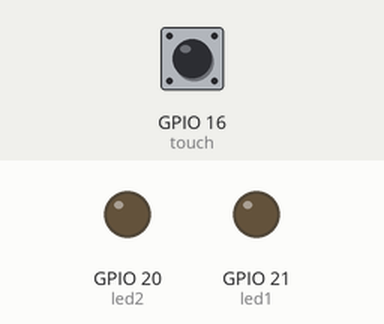
A program run on a simulated Raspberry Pi (BCM pin numbers). Parts: output pins drawn as LEDs (lit = HIGH). The test bench sets the inputs (shaded band); at power-on: GPIO 16 (touch) LOW.

Above: at 1.2 s.
1.3 s: GPIO 16 (touch) pulled HIGH for 0.15 s
At 3.1 s:
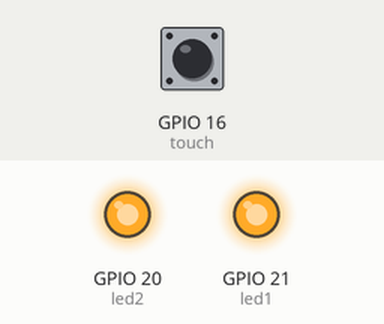
4.4 s: GPIO 16 (touch) pulled HIGH for 1 s
At 4.7 s:
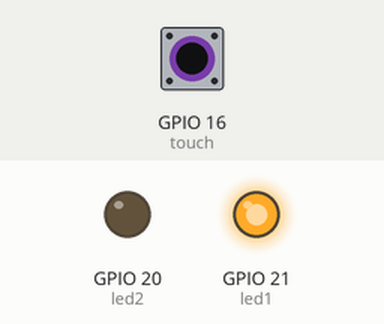
7.9 s: GPIO 16 (touch) pulled HIGH for 3.2 s
At 9.3 s:
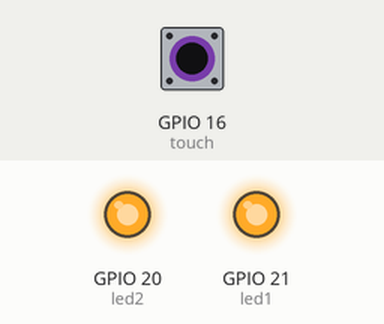
Timing chart, 0 to 13.4 s (numbered marks = the images above; inputs shaded):
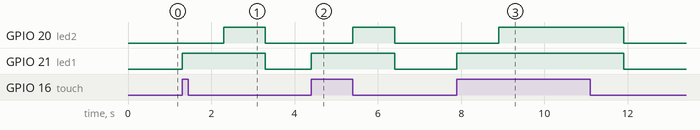

Measured:
- after the input at 1.3 s, GPIO 20 (led2): LOW → HIGH after 1.0 s, → LOW 1.0 s later; GPIO 21 (led1): LOW → HIGH at once, → LOW 2.0 s later
- after the input at 4.4 s, GPIO 20 (led2): LOW → HIGH after 1.0 s, → LOW 1.0 s later; GPIO 21 (led1): LOW → HIGH at once, → LOW 2.0 s later
- after the input at 7.9 s, GPIO 20 (led2): LOW → HIGH after 1.0 s, → LOW 3.0 s later; GPIO 21 (led1): LOW → HIGH at once, → LOW 4.0 s later

The program:

Sensor_Sentuh.py
```python
from gpiozero import LED
import RPi.GPIO as GPIO
import time

led1 = LED(21)
led2 = LED(20)
touch = 16

GPIO.setmode(GPIO.BCM)
GPIO.setwarnings(False)
GPIO.setup(touch, GPIO.IN)

while True:
    if GPIO.input(touch) == 1:
        led1.on()
        time.sleep(1)
        led2.on()
        time.sleep(1)
    else:
        led1.off()
        led2.off()
```
